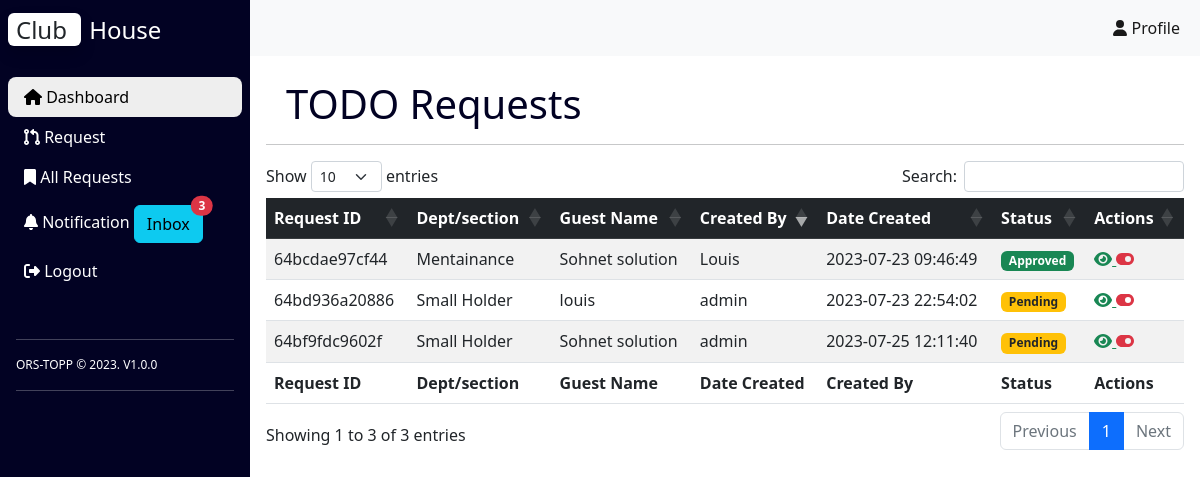
Page /todo.php on the earlier database version.
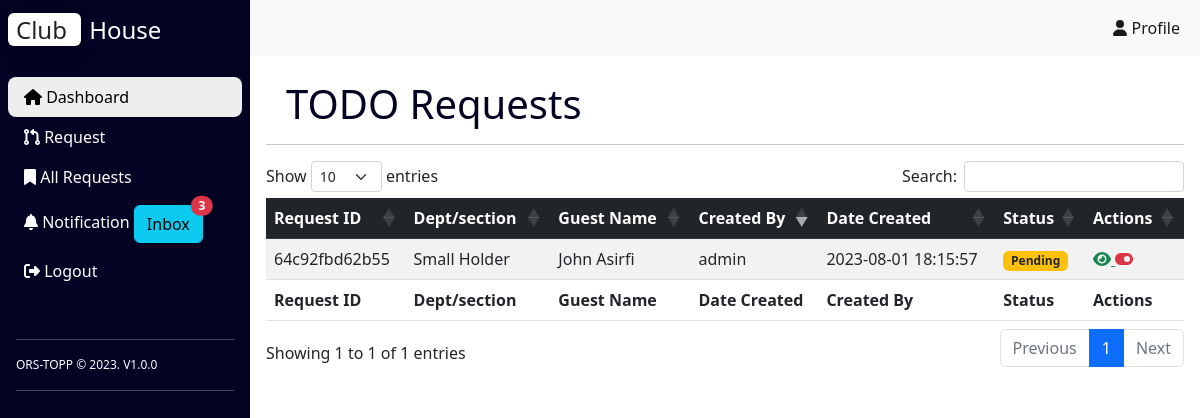
Same page on the later database version.
### tables this page shows
CREATE TABLE `whilelist_requests` (
  `id` int(11) NOT NULL,
  `request_id` int(11) NOT NULL,
  `user_id` int(11) NOT NULL,
  `whilelisted_at` datetime NOT NULL,
  `status` enum('done','not_done') NOT NULL DEFAULT 'not_done'
);

CREATE TABLE `requests` (
  `id` int(11) NOT NULL,
  `uniqid` varchar(255) NOT NULL,
  `guest_name` varchar(255) NOT NULL,
  `guest_address` varchar(255) NOT NULL,
  `check_in_date` datetime NOT NULL,
  `check_out_date` datetime NOT NULL,
  `purpose_of_visit` varchar(255) NOT NULL,
  `breakfast` varchar(255) DEFAULT NULL,
  `dinner` varchar(255) DEFAULT NULL,
  `lunch` varchar(255) DEFAULT NULL,
  `num_of_people_for_menu` int(11) DEFAULT NULL,
  `num_of_people_for_acco` int(11) DEFAULT NULL,
  `employee_names` varchar(255) DEFAULT NULL,
  `visitors_names` varchar(255) DEFAULT NULL,
  `status` varchar(255) DEFAULT NULL,
  `rejection_message` varchar(255) DEFAULT NULL,
  `requester_id` int(11) NOT NULL,
  `approver1` int(11) DEFAULT NULL,
  `approver2` int(11) DEFAULT NULL,
  `approver3` int(11) DEFAULT NULL,
  `approver4` int(11) DEFAULT NULL,
  `created_at` timestamp NOT NULL DEFAULT current_timestamp(),
  `approver1_status` enum('Approved','Rejected','Pending') DEFAULT 'Pending',
  `approver2_status` enum('Approved','Rejected','Pending') DEFAULT 'Pending',
  `approver3_status` enum('Approved','Rejected','Pending') DEFAULT 'Pending',
  `approver4_status` enum('Approved','Rejected','Pending') DEFAULT 'Pending'
);

CREATE TABLE `departments` (
  `id` int(11) NOT NULL,
  `name` varchar(250) NOT NULL,
  `status` int(11) NOT NULL DEFAULT 1
);

CREATE TABLE `users` (
  `id` int(11) NOT NULL,
  `email` varchar(250) NOT NULL,
  `password` varchar(250) NOT NULL,
  `createddate` datetime NOT NULL DEFAULT current_timestamp(),
  `name` varchar(250) NOT NULL,
  `profile_image` varchar(250) NOT NULL,
  `user_type` enum('admin','user','approver') NOT NULL,
  `department_id` int(11) DEFAULT NULL,
  `tel` varchar(10) NOT NULL,
  `reset_token` varchar(100) NOT NULL
);

### config.php (called while the page is built)
<?php
$host = "localhost";
$username = "root";
$password = "";
$database = "booking";

### class/Database.php (called while the page is built, shortened)
<?php
class Database
{
    private $conn;
    public function __construct($host, $username, $password, $database)
    {
        $this->conn = new mysqli($host, $username, $password, $database);
    }
    public function getConnection()
    {
        return $this->conn;
    }
}
?>

### init.php (called while the page is built, shortened)
<?php
include 'config.php';
require 'class/Database.php';
require 'class/Request.php';
$database = new Database($host, $username, $password, $database);
$request =new Request($database);
?>

### class/Request.php (called while the page is built, shortened)
<?php
class Request
{
    private $db;
    public function __construct(Database $db)
    {
        $this->db = $db->getConnection();
    }
    public function getAllWhilelistRequests()
    {
        $query = "SELECT whilelist_requests.*, requests.status,created_at, requests.uniqid, users.name AS requester_name, requests.guest_name, departments.name AS requester_department
              FROM whilelist_requests
              LEFT JOIN requests ON whilelist_requests.request_id = requests.id
              LEFT JOIN users ON requests.requester_id = users.id
              LEFT JOIN departments ON users.department_id = departments.id
              ORDER BY whilelist_requests.id DESC";
        $result = $this->db->query($query);
        $whitelistRequests = array();
        while ($row = $result->fetch_assoc()) {
            $whitelistRequests[] = $row;
        }
        return $whitelistRequests;
    }
}
?>

### todo.php (the view, shortened to what this page needs)
<?php
include 'init.php';
include('inc/header.php');
include('inc/nav.php');
?>
<link rel="stylesheet" href="https://cdnjs.cloudflare.com/ajax/libs/twitter-bootstrap/5.2.0/css/bootstrap.min.css">
<link rel="stylesheet" href="https://cdn.datatables.net/1.13.4/css/dataTables.bootstrap5.min.css">
<link rel="stylesheet" href="https://cdn.datatables.net/responsive/2.4.1/css/responsive.bootstrap5.min.css">
<div class="container px-3 pt-4">
    <h1 class="request-title text-bold">TODO Requests</h1>
    <hr class="">
    <table id="all_request" class="table table-striped dt-responsive nowrap" style="width:100%">
        <thead class="table-dark">
            <tr>
                <th>Request ID</th>
                <th>Dept/section</th>
                <th>Guest Name</th>
                <th>Created By</th>
                <th>Date Created</th>
                <th>Status</th>
                <th>Actions</th>
            </tr>
        </thead>
        <tbody>
            <?php
            $whitelistRequests = $request->getAllWhilelistRequests();
            if ($whitelistRequests) {
                foreach ($whitelistRequests as $request) {
                    $statusClass = '';
                    if ($request['status'] === 'Pending') {
                        $statusClass = 'bg-warning text-dark';
                    } elseif ($request['status'] === 'Rejected') {
                        $statusClass = 'bg-danger text-white';
                    } elseif ($request['status'] === 'Approved') {
                        $statusClass = 'bg-success text-white';
                    } elseif ($request['status'] === 'Processing') {
                        $statusClass = 'bg-secondary text-white';
                    }
                    ?>
                    <tr>
                        <td>
                            <?= $request['uniqid'] ?>
                        </td>
                        <td>
                            <?= $request['requester_department'] ?>
                        </td>
                        <td>
                            <?= $request['guest_name'] ?>
                        </td>
                        <td>
                            <?= $request['requester_name'] ?>
                        </td>
                        <td>
                            <?= $request['created_at'] ?>
                        </td>
                        <td><span class="badge <?= $statusClass ?>"><?= $request['status'] ?></span></td>
                        <td>
                            <a href="post.php?id=<?= $request['request_id'] ?>" class="text-success">
                                <i class="fa fa-eye" aria-hidden="true"></i>
                            </a>
                            <a href="whilelist_action.php?id=<?= $request['id'] ?>" data-bs-toggle="modal"
                                data-bs-target="#exampleDeleteModal<?php $request['id'] ?>">
                                <i class="fa fa-toggle-on text-danger" aria-hidden="true"></i>
                            </a>
                        </td>
                    </tr>
                    <?php
                }
            } else {
            }
            ?>
        </tbody>
        <tfoot>
            <tr>
                <th>Request ID</th>
                <th>Dept/section</th>
                <th>Guest Name</th>
                <th>Date Created</th>
                <th>Created By</th>
                <th>Status</th>
                <th>Actions</th>
            </tr>
        </tfoot>
    </table>
</div>
</div>
<?php include('inc/footer.php'); ?>

Differences in the rows shown:
removed whilelist_requests: request.uniqid "64bd936a20886", departments.name "Small Holder", request.guest_name "louis", user.name "admin", request.created_at "2023-07-23 22:54:02", request.status "Pending"
removed whilelist_requests: request.uniqid "64bcdae97cf44", departments.name "Mentainance", request.guest_name "Sohnet solution", users.name "Louis", request.created_at "2023-07-23 09:46:49", request.status "Approved"
removed whilelist_requests: request.uniqid "64bf9fdc9602f", departments.name "Small Holder", request.guest_name "Sohnet solution", user.name "admin", request.created_at "2023-07-25 12:11:40", request.status "Pending"
added whilelist_requests: request.uniqid "64c92fbd62b55", departments.name "Small Holder", request.guest_name "John Asirfi", user.name "admin", request.created_at "2023-08-01 18:15:57", request.status "Pending"
Other differences:
text written by a page script: "Show entries Search: Showing 1 to 3 of 3 entries Previous 1 Next" → "Show entries Search: Showing 1 to 1 of 1 entries Previous 1 Next"
